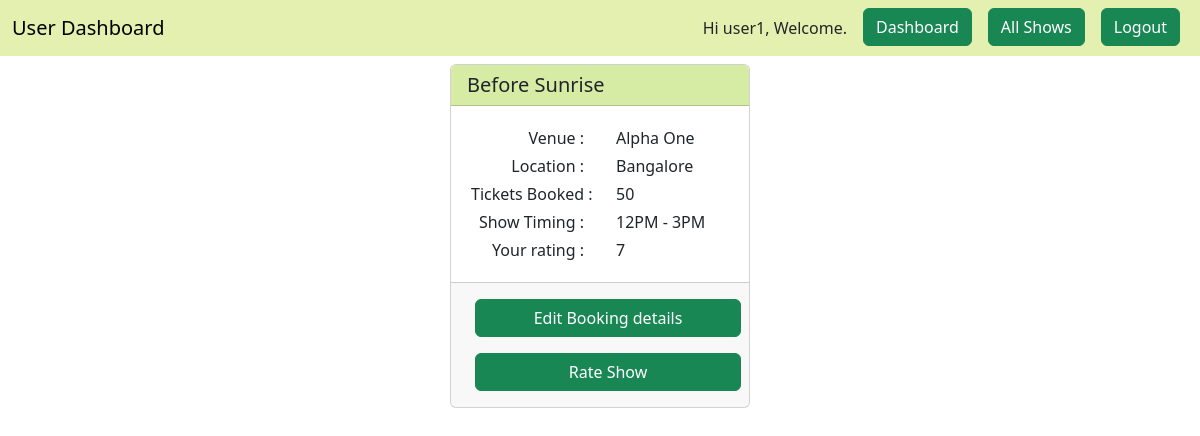
Page /user_bookings (signed in) on the committed database.
### application/models.py (models this page shows)
class User(db.Model, UserMixin):
    __tablename__='user'
    id=db.Column(db.Integer, autoincrement=True, primary_key=True)
    email=db.Column(db.String, unique=True)
    username=db.Column(db.String)
    password=db.Column(db.String(255))
    active=db.Column(db.Boolean())
    roles=db.relationship('Role', secondary="roles_users")
    fs_uniquifier = db.Column(db.String, unique=True, nullable=False)

class show(db.Model):
    __tablename__='show'
    show_id=db.Column(db.Integer, autoincrement=True, primary_key=True)
    show_name=db.Column(db.String)
    show_timing=db.Column(db.String)
    show_rating=db.Column(db.Integer)
    show_tags=db.Column(db.String)
    show_ticketprice=db.Column(db.Integer)

class show_venue(db.Model):
    __tablename__='show_venue'
    show_venue_id=db.Column(db.Integer, primary_key=True, autoincrement=True)
    show_id=db.Column(db.Integer, db.ForeignKey("show.show_id"), nullable=False)
    venue_id=db.Column(db.Integer, db.ForeignKey("venue.venue_id"), nullable=False)
    available_tickets=db.Column(db.Integer, nullable=True)

class venue(db.Model):
    __tablename__='venue'
    venue_id=db.Column(db.Integer, autoincrement=True, primary_key=True)
    venue_name=db.Column(db.String, unique=True)
    venue_place=db.Column(db.String)
    venue_location=db.Column(db.String)
    venue_capacity=db.Column(db.Integer)
    venue_show=db.relationship("show", secondary="show_venue", backref="show_venue")

class bookings(db.Model):
    __tablename__="bookings"
    booking_id=db.Column(db.Integer, autoincrement=True, primary_key=True)
    booking_tickets=db.Column(db.Integer, nullable=False)
    user_id=db.Column(db.Integer, db.ForeignKey("user.id"), nullable=False)
    show_id=db.Column(db.Integer, db.ForeignKey("show.show_id"), nullable=False)
    user_rating=db.Column(db.Integer)

### application/views.py (the view)
@app.route("/user_bookings", methods=["GET"])
@login_required
def user_bookings():
    venues=venue.query.all()
    shows=show.query.all()
    show_venues=show_venue.query.all()
    show_bookings=bookings.query.all()
    return render_template("user_bookings.html", venues=venues, shows=shows, show_venues=show_venues,show_bookings=show_bookings)

### templates/user_bookings.html (shortened to what this page needs)
<!DOCTYPE html>
<html lang="en">
<head>
	<link href="https://cdn.jsdelivr.net/npm/bootstrap@5.3.0-alpha1/dist/css/bootstrap.min.css" rel="stylesheet">
</head>
<body>
	<nav class="navbar navbar-expand-lg navbar-light p-0" style="background-color: #E4F0AF">
		<div class="container-fluid">
		  <a class="navbar-brand" href="{{ url_for('user_dashboard') }}">User Dashboard</a>
		  <div class="d-flex flex-row-reverse">
			  <div class="collapse navbar-collapse col-4 " id="navbarSupportedContent">
				  <ul class="navbar-nav">
					  <li class="nav-item p-2 my-2 text-cener">{% if current_user.is_authenticated %}Hi {{current_user.username}}, Welcome.{% endif %}</li>
					  <li class="nav-item p-2"><a class="nav-item btn btn-success" href="{{ url_for('user_dashboard') }}">Dashboard</a></li>
					  <li class="nav-item p-2"><a class="nav-item btn btn-success" href="{{ url_for('all_shows') }}">All Shows</a></li>
					  <li class="nav-item p-2"><a class="nav-item btn btn-success" href="{{ url_for('security.logout') }}">Logout</a></li>
				  </ul>
			  </div>
		  </div>
		</div>
	  </nav>
<div class="container-fluid">
	<div class="row justify-content-center">
		{% for show in shows %}
		{% for show_booking in show_bookings %}
		{% if show_booking['show_id']==show['show_id'] and show_booking['user_id']==current_user['id'] %}
			<div class="card col-3 m-2 p-0">
				<div class="card-header" style="background-color: #D6ECA4">
					<h5 class="card-text">{{ show["show_name"] }}</h5>
				</div>
				{% for this_show in show['show_venue'] %}
				{% for show_venue in show_venues %}
				{% if show_venue['venue_id']==this_show['venue_id'] %}
				<div class="card-body">
					<div class="row">
						<div class="col-6">
							<p class="card-text text-end m-1 text-nowrap">Venue : </p>
							<p class="card-text text-end m-1 text-nowrap">Location : </p>
							<p class="card-text text-end m-1 text-nowrap">Tickets Booked : </p>
							<p class="card-text text-end m-1 text-nowrap">Show Timing : </p>
							<p class="card-text text-end m-1 text-nowrap">Your rating : </p>
						</div>
						<div class="col-6">
							<p class="card-text text-start m-1 text-nowrap">{{ this_show['venue_name'] }}</p>
							<p class="card-text text-start m-1 text-nowrap">{{ this_show['venue_location'] }}</p>
							<p class="card-text text-start m-1 text-nowrap">{{ show_booking['booking_tickets'] }}</p>
							<p class="card-text text-start m-1 text-nowrap">{{ show['show_timing'] }}</p>
							<p class="card-text text-start m-1 text-nowrap">{{ show_booking['user_rating'] }}</p>
						</div>
					</div>
				</div>
				<div class="card-footer">
					<div class="container">
						<div class="row">
							<button class="btn btn-success m-2" data-bs-toggle="modal" data-bs-target="#{{ show_booking['booking_id'] }}edit_booking">Edit Booking details</button>
							<button class="btn btn-success m-2" data-bs-toggle="modal" data-bs-target="#{{ show_booking['booking_id'] }}show_rating">Rate Show</button>
						</div>
					</div>
				</div>
				{% endif %}
				{% endfor %}
				{% endfor %}
			</div>
		{% endif %}
		{% endfor %}
		{% endfor %}
	</div>
</div>
</body>
</html>

### rows in the picture
User: username "user1"
show: show_name "Before Sunrise", show_timing "12PM - 3PM"
bookings: booking_tickets "50", user_rating "7"
venue: venue_name "Alpha One", venue_location "Bangalore"
